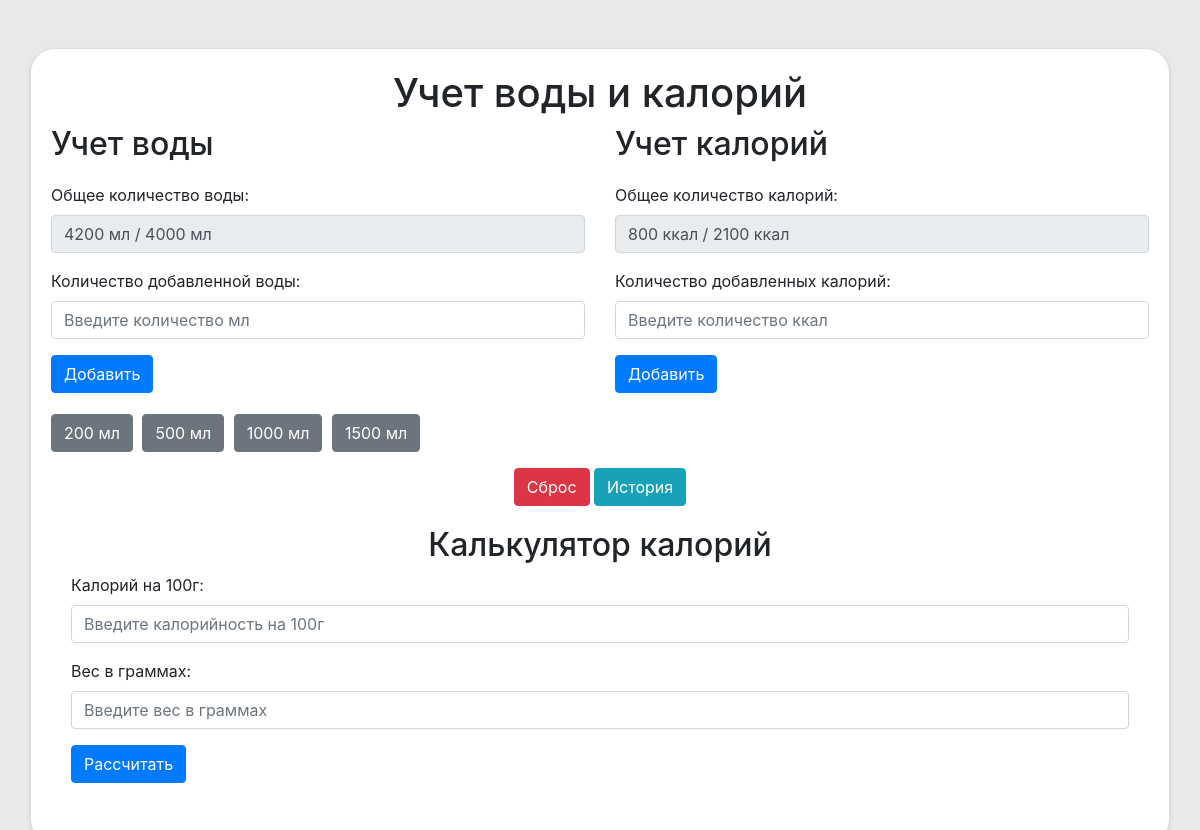
Before: / with the older database file.
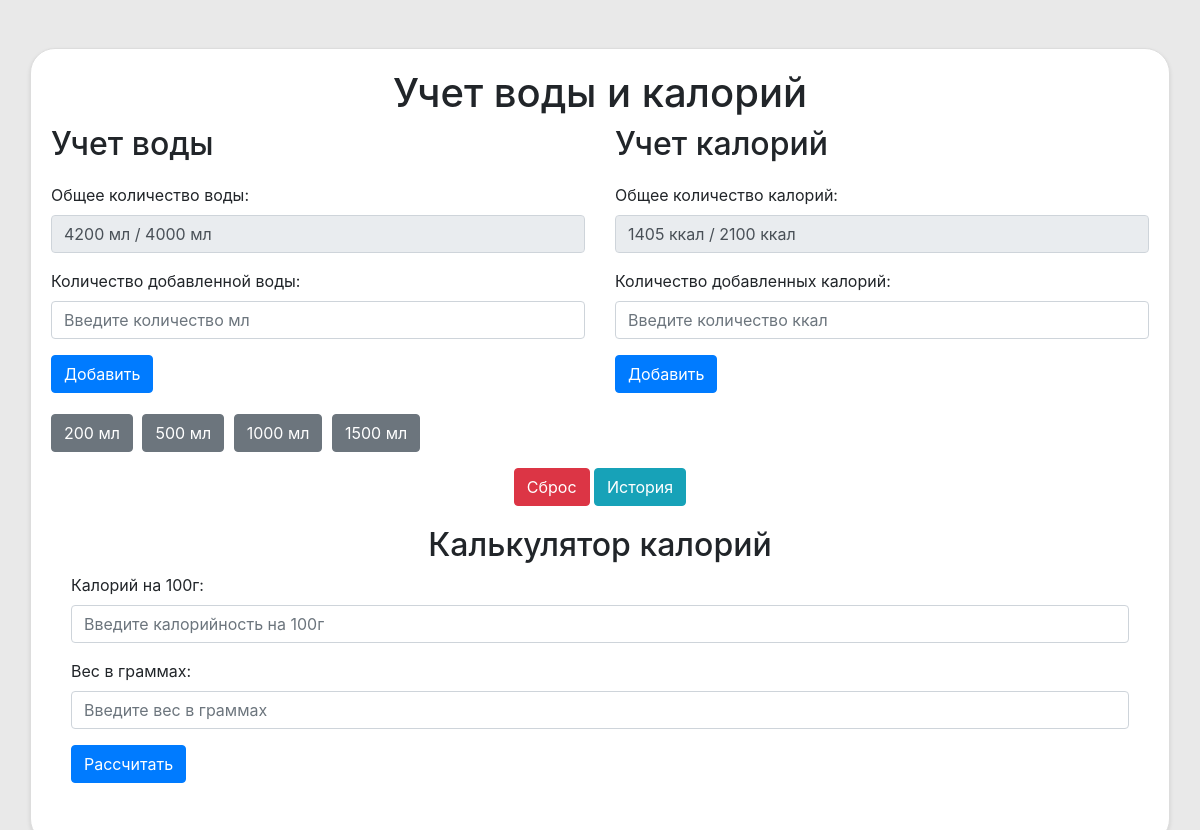
After: the same page with the newer database file.
### main.py (models this page shows)
class Tracker(db.Model):
    id = db.Column(db.Integer, primary_key=True)
    total_water = db.Column(db.Integer, default=0)
    total_calories = db.Column(db.Integer, default=0)
    date = db.Column(db.Date, default=datetime.now(timezone.utc).date)

### main.py (the view, shortened to what this page needs)
@app.route('/', methods=['GET', 'POST'])
def index():
    reset_tracker()
    tracker = Tracker.query.first()
    calculated_calories = ""
    return render_template('index.html', total_water=tracker.total_water, total_calories=tracker.total_calories, calculated_calories=calculated_calories)

### main.py (called while the page is built, shortened)
def reset_tracker():
    today = datetime.now(timezone.utc).date()
    tracker = Tracker.query.first()

### templates/index.html (shortened to what this page needs)
<!DOCTYPE html>
<html lang="en">
<head>
    <link href="https://stackpath.bootstrapcdn.com/bootstrap/4.3.1/css/bootstrap.min.css" rel="stylesheet">
    <link rel="stylesheet" type="text/css" href="{{ url_for('static', filename='css/styles.css') }}">
</head>
<body>
    <div class="container mt-5">
        <div class="row">
            <div class="col-12 text-center">
                <h1>Учет воды и калорий</h1>
            </div>
        </div>
        <div class="row">
            <div class="col-md-6 section">
                <h2>Учет воды</h2>
                <div class="form-group">
                    <label for="totalWater">Общее количество воды:</label>
                    <input type="text" id="totalWater" class="form-control" value="{{ total_water }} мл / 4000 мл" readonly>
                </div>
                <form method="post">
                    <div class="form-group">
                        <label for="waterInput">Количество добавленной воды:</label>
                        <input type="number" id="waterInput" name="water_amount" class="form-control" placeholder="Введите количество мл">
                    </div>
                    <button type="submit" name="add_water" class="btn btn-primary">Добавить</button>
                </form>
                <div class="mt-3">
                    <form method="post">
                        <button type="submit" name="preset_water" value="200" class="btn btn-secondary">200 мл</button>
                        <button type="submit" name="preset_water" value="500" class="btn btn-secondary">500 мл</button>
                        <button type="submit" name="preset_water" value="1000" class="btn btn-secondary">1000 мл</button>
                        <button type="submit" name="preset_water" value="1500" class="btn btn-secondary">1500 мл</button>
                    </form>
                </div>
            </div>
            <div class="col-md-6 section">
                <h2>Учет калорий</h2>
                <div class="form-group">
                    <label for="totalCalories">Общее количество калорий:</label>
                    <input type="text" id="totalCalories" class="form-control" value="{{ total_calories }} ккал / 2100 ккал" readonly>
                </div>
                <form method="post">
                    <div class="form-group">
                        <label for="caloriesInput">Количество добавленных калорий:</label>
                        <input type="number" id="caloriesInput" name="calories_amount" class="form-control" placeholder="Введите количество ккал">
                    </div>
                    <button type="submit" name="add_calories" class="btn btn-primary">Добавить</button>
                </form>
            </div>
        </div>
        <div class="row mt-3">
            <div class="col-12 text-center">
                <form method="post" class="d-inline">
                    <button type="submit" name="reset" class="btn btn-danger">Сброс</button>
                </form>
                <a href="{{ url_for('history') }}" class="btn btn-info">История</a>
            </div>
        </div>
        <div class="row calc">
            <div class="col-12">
                <h2 class="text-center">Калькулятор калорий</h2>
                <div class="form-group">
                    <label for="caloriesPer100g">Калорий на 100г:</label>
                    <input type="number" id="caloriesPer100g" class="form-control" placeholder="Введите калорийность на 100г">
                </div>
                <div class="form-group">
                    <label for="weight">Вес в граммах:</label>
                    <input type="number" id="weight" class="form-control" placeholder="Введите вес в граммах">
                </div>
                <button id="calculateCalories" class="btn btn-primary">Рассчитать</button>
            </div>
        </div>
    </div>
</body>
</html>

### static/css/styles.css (style rules this page uses)
body { background-color: #e9e9e9; }
.mt-5 { background-color: #ffffff; padding: 20px; border: 1px solid #ddd; border-radius: 25px; box-shadow: 0 2px 4px rgba(0, 0, 0, 0.1); margin-bottom: 20px; }
.calc { background-color: #ffffff; padding: 20px; border-radius: 25px; margin-bottom: 20px; }
.section h2 { margin-bottom: 20px; }
.btn-secondary { margin-right: 5px; margin-top: 5px; }

Changed rows visible on the page:
changed Tracker "4200 мл / 4000 мл": total_calories "800 ккал / 2100 ккал" → "1405 ккал / 2100 ккал"
